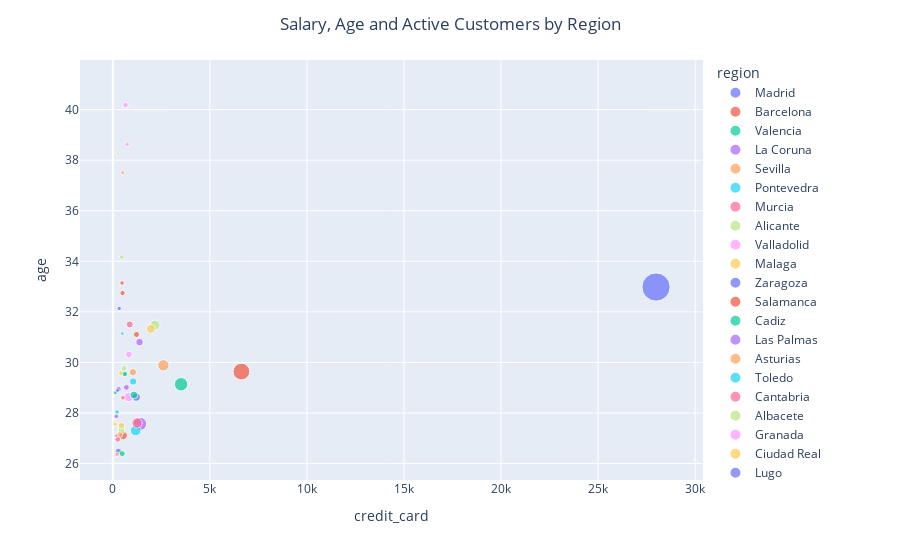

The code cell stored with this chart in its notebook:
### Code cell
x_y_size = {"credit_card": "sum", "age": "mean", "active_customer": "sum"}
four_feature_scatterer(df, "region", x_y_size, "Salary, Age and Active Customers by Region")

### Figure 1 — Plotly figure (JSON) as saved in the notebook; plotly's stock layout.template omitted (floating-point values rounded to 4 significant figures)
{"data": [{"hovertemplate": "region=Madrid<br>credit_card=%{x}<br>age=%{y}<br>active_customer=%{marker.size}<extra></extra>", "legendgroup": "Madrid", "marker": {"color": "#636efa", "size": [578261], "sizemode": "area", "sizeref": 1446.0, "symbol": "circle"}, "mode": "markers", "name": "Madrid", "orientation": "v", "showlegend": true, "type": "scatter", "x": [27985], "xaxis": "x", "y": [32.98], "yaxis": "y"}, {"hovertemplate": "region=Barcelona<br>credit_card=%{x}<br>age=%{y}<br>active_customer=%{marker.size}<extra></extra>", "legendgroup": "Barcelona", "marker": {"color": "#EF553B", "size": [203545], "sizemode": "area", "sizeref": 1446.0, "symbol": "circle"}, "mode": "markers", "name": "Barcelona", "orientation": "v", "showlegend": true, "type": "scatter", "x": [6622], "xaxis": "x", "y": [29.64], "yaxis": "y"}, {"hovertemplate": "region=Valencia<br>credit_card=%{x}<br>age=%{y}<br>active_customer=%{marker.size}<extra></extra>", "legendgroup": "Valencia", "marker": {"color": "#00cc96", "size": [130117], "sizemode": "area", "sizeref": 1446.0, "symbol": "circle"}, "mode": "markers", "name": "Valencia", "orientation": "v", "showlegend": true, "type": "scatter", "x": [3517], "xaxis": "x", "y": [29.14], "yaxis": "y"}, {"hovertemplate": "region=La Coruna<br>credit_card=%{x}<br>age=%{y}<br>active_customer=%{marker.size}<extra></extra>", "legendgroup": "La Coruna", "marker": {"color": "#ab63fa", "size": [125008], "sizemode": "area", "sizeref": 1446.0, "symbol": "circle"}, "mode": "markers", "name": "La Coruna", "orientation": "v", "showlegend": true, "type": "scatter", "x": [1404], "xaxis": "x", "y": [27.57], "yaxis": "y"}, {"hovertemplate": "region=Sevilla<br>credit_card=%{x}<br>age=%{y}<br>active_customer=%{marker.size}<extra></extra>", "legendgroup": "Sevilla", "marker": {"color": "#FFA15A", "size": [93600], "sizemode": "area", "sizeref": 1446.0, "symbol": "circle"}, "mode": "markers", "name": "Sevilla", "orientation": "v", "showlegend": true, "type": "scatter", "x": [2606], "xaxis": "x", "y": [29.89], "yaxis": "y"}, {"hovertemplate": "region=Pontevedra<br>credit_card=%{x}<br>age=%{y}<br>active_customer=%{marker.size}<extra></extra>", "legendgroup": "Pontevedra", "marker": {"color": "#19d3f3", "size": [82827], "sizemode": "area", "sizeref": 1446.0, "symbol": "circle"}, "mode": "markers", "name": "Pontevedra", "orientation": "v", "showlegend": true, "type": "scatter", "x": [1178], "xaxis": "x", "y": [27.31], "yaxis": "y"}, {"hovertemplate": "region=Murcia<br>credit_card=%{x}<br>age=%{y}<br>active_customer=%{marker.size}<extra></extra>", "legendgroup": "Murcia", "marker": {"color": "#FF6692", "size": [76060], "sizemode": "area", "sizeref": 1446.0, "symbol": "circle"}, "mode": "markers", "name": "Murcia", "orientation": "v", "showlegend": true, "type": "scatter", "x": [1248], "xaxis": "x", "y": [27.6], "yaxis": "y"}, {"hovertemplate": "region=Alicante<br>credit_card=%{x}<br>age=%{y}<br>active_customer=%{marker.size}<extra></extra>", "legendgroup": "Alicante", "marker": {"color": "#B6E880", "size": [75374], "sizemode": "area", "sizeref": 1446.0, "symbol": "circle"}, "mode": "markers", "name": "Alicante", "orientation": "v", "showlegend": true, "type": "scatter", "x": [2171], "xaxis": "x", "y": [31.47], "yaxis": "y"}, {"hovertemplate": "region=Valladolid<br>credit_card=%{x}<br>age=%{y}<br>active_customer=%{marker.size}<extra></extra>", "legendgroup": "Valladolid", "marker": {"color": "#FF97FF", "size": [61409], "sizemode": "area", "sizeref": 1446.0, "symbol": "circle"}, "mode": "markers", "name": "Valladolid", "orientation": "v", "showlegend": true, "type": "scatter", "x": [806], "xaxis": "x", "y": [28.63], "yaxis": "y"}, {"hovertemplate": "region=Malaga<br>credit_card=%{x}<br>age=%{y}<br>active_customer=%{marker.size}<extra></extra>", "legendgroup": "Malaga", "marker": {"color": "#FECB52", "size": [56227], "sizemode": "area", "sizeref": 1446.0, "symbol": "circle"}, "mode": "markers", "name": "Malaga", "orientation": "v", "showlegend": true, "type": "scatter", "x": [1955], "xaxis": "x", "y": [31.33], "yaxis": "y"}, {"hovertemplate": "region=Zaragoza<br>credit_card=%{x}<br>age=%{y}<br>active_customer=%{marker.size}<extra></extra>", "legendgroup": "Zaragoza", "marker": {"color": "#636efa", "size": [50599], "sizemode": "area", "sizeref": 1446.0, "symbol": "circle"}, "mode": "markers", "name": "Zaragoza", "orientation": "v", "showlegend": true, "type": "scatter", "x": [1205], "xaxis": "x", "y": [28.63], "yaxis": "y"}, {"hovertemplate": "region=Salamanca<br>credit_card=%{x}<br>age=%{y}<br>active_customer=%{marker.size}<extra></extra>", "legendgroup": "Salamanca", "marker": {"color": "#EF553B", "size": [49684], "sizemode": "area", "sizeref": 1446.0, "symbol": "circle"}, "mode": "markers", "name": "Salamanca", "orientation": "v", "showlegend": true, "type": "scatter", "x": [536], "xaxis": "x", "y": [27.11], "yaxis": "y"}, {"hovertemplate": "region=Cadiz<br>credit_card=%{x}<br>age=%{y}<br>active_customer=%{marker.size}<extra></extra>", "legendgroup": "Cadiz", "marker": {"color": "#00cc96", "size": [43431], "sizemode": "area", "sizeref": 1446.0, "symbol": "circle"}, "mode": "markers", "name": "Cadiz", "orientation": "v", "showlegend": true, "type": "scatter", "x": [1086], "xaxis": "x", "y": [28.72], "yaxis": "y"}, {"hovertemplate": "region=Las Palmas<br>credit_card=%{x}<br>age=%{y}<br>active_customer=%{marker.size}<extra></extra>", "legendgroup": "Las Palmas", "marker": {"color": "#ab63fa", "size": [41795], "sizemode": "area", "sizeref": 1446.0, "symbol": "circle"}, "mode": "markers", "name": "Las Palmas", "orientation": "v", "showlegend": true, "type": "scatter", "x": [1374], "xaxis": "x", "y": [30.8], "yaxis": "y"}, {"hovertemplate": "region=Asturias<br>credit_card=%{x}<br>age=%{y}<br>active_customer=%{marker.size}<extra></extra>", "legendgroup": "Asturias", "marker": {"color": "#FFA15A", "size": [41117], "sizemode": "area", "sizeref": 1446.0, "symbol": "circle"}, "mode": "markers", "name": "Asturias", "orientation": "v", "showlegend": true, "type": "scatter", "x": [1032], "xaxis": "x", "y": [29.61], "yaxis": "y"}, {"hovertemplate": "region=Toledo<br>credit_card=%{x}<br>age=%{y}<br>active_customer=%{marker.size}<extra></extra>", "legendgroup": "Toledo", "marker": {"color": "#19d3f3", "size": [39521], "sizemode": "area", "sizeref": 1446.0, "symbol": "circle"}, "mode": "markers", "name": "Toledo", "orientation": "v", "showlegend": true, "type": "scatter", "x": [1045], "xaxis": "x", "y": [29.25], "yaxis": "y"}, {"hovertemplate": "region=Cantabria<br>credit_card=%{x}<br>age=%{y}<br>active_customer=%{marker.size}<extra></extra>", "legendgroup": "Cantabria", "marker": {"color": "#FF6692", "size": [35260], "sizemode": "area", "sizeref": 1446.0, "symbol": "circle"}, "mode": "markers", "name": "Cantabria", "orientation": "v", "showlegend": true, "type": "scatter", "x": [874], "xaxis": "x", "y": [31.5], "yaxis": "y"}, {"hovertemplate": "region=Albacete<br>credit_card=%{x}<br>age=%{y}<br>active_customer=%{marker.size}<extra></extra>", "legendgroup": "Albacete", "marker": {"color": "#B6E880", "size": [34128], "sizemode": "area", "sizeref": 1446.0, "symbol": "circle"}, "mode": "markers", "name": "Albacete", "orientation": "v", "showlegend": true, "type": "scatter", "x": [445], "xaxis": "x", "y": [27.3], "yaxis": "y"}, {"hovertemplate": "region=Granada<br>credit_card=%{x}<br>age=%{y}<br>active_customer=%{marker.size}<extra></extra>", "legendgroup": "Granada", "marker": {"color": "#FF97FF", "size": [32364], "sizemode": "area", "sizeref": 1446.0, "symbol": "circle"}, "mode": "markers", "name": "Granada", "orientation": "v", "showlegend": true, "type": "scatter", "x": [832], "xaxis": "x", "y": [30.31], "yaxis": "y"}, {"hovertemplate": "region=Ciudad Real<br>credit_card=%{x}<br>age=%{y}<br>active_customer=%{marker.size}<extra></extra>", "legendgroup": "Ciudad Real", "marker": {"color": "#FECB52", "size": [31521], "sizemode": "area", "sizeref": 1446.0, "symbol": "circle"}, "mode": "markers", "name": "Ciudad Real", "orientation": "v", "showlegend": true, "type": "scatter", "x": [450], "xaxis": "x", "y": [27.49], "yaxis": "y"}, {"hovertemplate": "region=Lugo<br>credit_card=%{x}<br>age=%{y}<br>active_customer=%{marker.size}<extra></extra>", "legendgroup": "Lugo", "marker": {"color": "#636efa", "size": [29690], "sizemode": "area", "sizeref": 1446.0, "symbol": "circle"}, "mode": "markers", "name": "Lugo", "orientation": "v", "showlegend": true, "type": "scatter", "x": [293], "xaxis": "x", "y": [26.48], "yaxis": "y"}, {"hovertemplate": "region=Baleares<br>credit_card=%{x}<br>age=%{y}<br>active_customer=%{marker.size}<extra></extra>", "legendgroup": "Baleares", "marker": {"color": "#EF553B", "size": [27016], "sizemode": "area", "sizeref": 1446.0, "symbol": "circle"}, "mode": "markers", "name": "Baleares", "orientation": "v", "showlegend": true, "type": "scatter", "x": [1219], "xaxis": "x", "y": [31.1], "yaxis": "y"}, {"hovertemplate": "region=Badajoz<br>credit_card=%{x}<br>age=%{y}<br>active_customer=%{marker.size}<extra></extra>", "legendgroup": "Badajoz", "marker": {"color": "#00cc96", "size": [26080], "sizemode": "area", "sizeref": 1446.0, "symbol": "circle"}, "mode": "markers", "name": "Badajoz", "orientation": "v", "showlegend": true, "type": "scatter", "x": [482], "xaxis": "x", "y": [26.39], "yaxis": "y"}, {"hovertemplate": "region=Castellon<br>credit_card=%{x}<br>age=%{y}<br>active_customer=%{marker.size}<extra></extra>", "legendgroup": "Castellon", "marker": {"color": "#ab63fa", "size": [24693], "sizemode": "area", "sizeref": 1446.0, "symbol": "circle"}, "mode": "markers", "name": "Castellon", "orientation": "v", "showlegend": true, "type": "scatter", "x": [699], "xaxis": "x", "y": [29.01], "yaxis": "y"}, {"hovertemplate": "region=Caceres<br>credit_card=%{x}<br>age=%{y}<br>active_customer=%{marker.size}<extra></extra>", "legendgroup": "Caceres", "marker": {"color": "#FFA15A", "size": [24638], "sizemode": "area", "sizeref": 1446.0, "symbol": "circle"}, "mode": "markers", "name": "Caceres", "orientation": "v", "showlegend": true, "type": "scatter", "x": [357], "xaxis": "x", "y": [27.14], "yaxis": "y"}, {"hovertemplate": "region=Burgos<br>credit_card=%{x}<br>age=%{y}<br>active_customer=%{marker.size}<extra></extra>", "legendgroup": "Burgos", "marker": {"color": "#19d3f3", "size": [24608], "sizemode": "area", "sizeref": 1446.0, "symbol": "circle"}, "mode": "markers", "name": "Burgos", "orientation": "v", "showlegend": true, "type": "scatter", "x": [579], "xaxis": "x", "y": [29.56], "yaxis": "y"}, {"hovertemplate": "region=Orense<br>credit_card=%{x}<br>age=%{y}<br>active_customer=%{marker.size}<extra></extra>", "legendgroup": "Orense", "marker": {"color": "#FF6692", "size": [24551], "sizemode": "area", "sizeref": 1446.0, "symbol": "circle"}, "mode": "markers", "name": "Orense", "orientation": "v", "showlegend": true, "type": "scatter", "x": [255], "xaxis": "x", "y": [26.96], "yaxis": "y"}, {"hovertemplate": "region=Cordoba<br>credit_card=%{x}<br>age=%{y}<br>active_customer=%{marker.size}<extra></extra>", "legendgroup": "Cordoba", "marker": {"color": "#B6E880", "size": [24181], "sizemode": "area", "sizeref": 1446.0, "symbol": "circle"}, "mode": "markers", "name": "Cordoba", "orientation": "v", "showlegend": true, "type": "scatter", "x": [589], "xaxis": "x", "y": [29.76], "yaxis": "y"}, {"hovertemplate": "region=Vizcaya<br>credit_card=%{x}<br>age=%{y}<br>active_customer=%{marker.size}<extra></extra>", "legendgroup": "Vizcaya", "marker": {"color": "#FF97FF", "size": [22148], "sizemode": "area", "sizeref": 1446.0, "symbol": "circle"}, "mode": "markers", "name": "Vizcaya", "orientation": "v", "showlegend": true, "type": "scatter", "x": [655], "xaxis": "x", "y": [40.18], "yaxis": "y"}, {"hovertemplate": "region=Huelva<br>credit_card=%{x}<br>age=%{y}<br>active_customer=%{marker.size}<extra></extra>", "legendgroup": "Huelva", "marker": {"color": "#FECB52", "size": [20767], "sizemode": "area", "sizeref": 1446.0, "symbol": "circle"}, "mode": "markers", "name": "Huelva", "orientation": "v", "showlegend": true, "type": "scatter", "x": [427], "xaxis": "x", "y": [29.57], "yaxis": "y"}, {"hovertemplate": "region=La Rioja<br>credit_card=%{x}<br>age=%{y}<br>active_customer=%{marker.size}<extra></extra>", "legendgroup": "La Rioja", "marker": {"color": "#636efa", "size": [20434], "sizemode": "area", "sizeref": 1446.0, "symbol": "circle"}, "mode": "markers", "name": "La Rioja", "orientation": "v", "showlegend": true, "type": "scatter", "x": [291], "xaxis": "x", "y": [28.94], "yaxis": "y"}, {"hovertemplate": "region=Leon<br>credit_card=%{x}<br>age=%{y}<br>active_customer=%{marker.size}<extra></extra>", "legendgroup": "Leon", "marker": {"color": "#EF553B", "size": [20238], "sizemode": "area", "sizeref": 1446.0, "symbol": "circle"}, "mode": "markers", "name": "Leon", "orientation": "v", "showlegend": true, "type": "scatter", "x": [501], "xaxis": "x", "y": [32.74], "yaxis": "y"}, {"hovertemplate": "region=Tarragona<br>credit_card=%{x}<br>age=%{y}<br>active_customer=%{marker.size}<extra></extra>", "legendgroup": "Tarragona", "marker": {"color": "#00cc96", "size": [19355], "sizemode": "area", "sizeref": 1446.0, "symbol": "circle"}, "mode": "markers", "name": "Tarragona", "orientation": "v", "showlegend": true, "type": "scatter", "x": [624], "xaxis": "x", "y": [29.54], "yaxis": "y"}, {"hovertemplate": "region=Zamora<br>credit_card=%{x}<br>age=%{y}<br>active_customer=%{marker.size}<extra></extra>", "legendgroup": "Zamora", "marker": {"color": "#ab63fa", "size": [17365], "sizemode": "area", "sizeref": 1446.0, "symbol": "circle"}, "mode": "markers", "name": "Zamora", "orientation": "v", "showlegend": true, "type": "scatter", "x": [182], "xaxis": "x", "y": [27.87], "yaxis": "y"}, {"hovertemplate": "region=Lerida<br>credit_card=%{x}<br>age=%{y}<br>active_customer=%{marker.size}<extra></extra>", "legendgroup": "Lerida", "marker": {"color": "#FFA15A", "size": [16305], "sizemode": "area", "sizeref": 1446.0, "symbol": "circle"}, "mode": "markers", "name": "Lerida", "orientation": "v", "showlegend": true, "type": "scatter", "x": [208], "xaxis": "x", "y": [26.36], "yaxis": "y"}, {"hovertemplate": "region=Palencia<br>credit_card=%{x}<br>age=%{y}<br>active_customer=%{marker.size}<extra></extra>", "legendgroup": "Palencia", "marker": {"color": "#19d3f3", "size": [15985], "sizemode": "area", "sizeref": 1446.0, "symbol": "circle"}, "mode": "markers", "name": "Palencia", "orientation": "v", "showlegend": true, "type": "scatter", "x": [219], "xaxis": "x", "y": [28.04], "yaxis": "y"}, {"hovertemplate": "region=Gerona<br>credit_card=%{x}<br>age=%{y}<br>active_customer=%{marker.size}<extra></extra>", "legendgroup": "Gerona", "marker": {"color": "#FF6692", "size": [15970], "sizemode": "area", "sizeref": 1446.0, "symbol": "circle"}, "mode": "markers", "name": "Gerona", "orientation": "v", "showlegend": true, "type": "scatter", "x": [520], "xaxis": "x", "y": [28.6], "yaxis": "y"}, {"hovertemplate": "region=Almeria<br>credit_card=%{x}<br>age=%{y}<br>active_customer=%{marker.size}<extra></extra>", "legendgroup": "Almeria", "marker": {"color": "#B6E880", "size": [15687], "sizemode": "area", "sizeref": 1446.0, "symbol": "circle"}, "mode": "markers", "name": "Almeria", "orientation": "v", "showlegend": true, "type": "scatter", "x": [464], "xaxis": "x", "y": [34.16], "yaxis": "y"}, {"hovertemplate": "region=Santa Cruz de Tenerife<br>credit_card=%{x}<br>age=%{y}<br>active_customer=%{marker.size}<extra></extra>", "legendgroup": "Santa Cruz de Tenerife", "marker": {"color": "#FF97FF", "size": [15261], "sizemode": "area", "sizeref": 1446.0, "symbol": "circle"}, "mode": "markers", "name": "Santa Cruz de Tenerife", "orientation": "v", "showlegend": true, "type": "scatter", "x": [737], "xaxis": "x", "y": [38.63], "yaxis": "y"}, {"hovertemplate": "region=Cuenca<br>credit_card=%{x}<br>age=%{y}<br>active_customer=%{marker.size}<extra></extra>", "legendgroup": "Cuenca", "marker": {"color": "#FECB52", "size": [14644], "sizemode": "area", "sizeref": 1446.0, "symbol": "circle"}, "mode": "markers", "name": "Cuenca", "orientation": "v", "showlegend": true, "type": "scatter", "x": [118], "xaxis": "x", "y": [27.56], "yaxis": "y"}, {"hovertemplate": "region=Navarra<br>credit_card=%{x}<br>age=%{y}<br>active_customer=%{marker.size}<extra></extra>", "legendgroup": "Navarra", "marker": {"color": "#636efa", "size": [14464], "sizemode": "area", "sizeref": 1446.0, "symbol": "circle"}, "mode": "markers", "name": "Navarra", "orientation": "v", "showlegend": true, "type": "scatter", "x": [327], "xaxis": "x", "y": [32.13], "yaxis": "y"}, {"hovertemplate": "region=Jaen<br>credit_card=%{x}<br>age=%{y}<br>active_customer=%{marker.size}<extra></extra>", "legendgroup": "Jaen", "marker": {"color": "#EF553B", "size": [14416], "sizemode": "area", "sizeref": 1446.0, "symbol": "circle"}, "mode": "markers", "name": "Jaen", "orientation": "v", "showlegend": true, "type": "scatter", "x": [474], "xaxis": "x", "y": [33.14], "yaxis": "y"}, {"hovertemplate": "region=Avila<br>credit_card=%{x}<br>age=%{y}<br>active_customer=%{marker.size}<extra></extra>", "legendgroup": "Avila", "marker": {"color": "#00cc96", "size": [12134], "sizemode": "area", "sizeref": 1446.0, "symbol": "circle"}, "mode": "markers", "name": "Avila", "orientation": "v", "showlegend": true, "type": "scatter", "x": [134], "xaxis": "x", "y": [28.8], "yaxis": "y"}, {"hovertemplate": "region=Segovia<br>credit_card=%{x}<br>age=%{y}<br>active_customer=%{marker.size}<extra></extra>", "legendgroup": "Segovia", "marker": {"color": "#ab63fa", "size": [11667], "sizemode": "area", "sizeref": 1446.0, "symbol": "circle"}, "mode": "markers", "name": "Segovia", "orientation": "v", "showlegend": true, "type": "scatter", "x": [236], "xaxis": "x", "y": [28.89], "yaxis": "y"}, {"hovertemplate": "region=Guipuzcoa<br>credit_card=%{x}<br>age=%{y}<br>active_customer=%{marker.size}<extra></extra>", "legendgroup": "Guipuzcoa", "marker": {"color": "#FFA15A", "size": [11333], "sizemode": "area", "sizeref": 1446.0, "symbol": "circle"}, "mode": "markers", "name": "Guipuzcoa", "orientation": "v", "showlegend": true, "type": "scatter", "x": [511], "xaxis": "x", "y": [37.51], "yaxis": "y"}, {"hovertemplate": "region=Guadalajara<br>credit_card=%{x}<br>age=%{y}<br>active_customer=%{marker.size}<extra></extra>", "legendgroup": "Guadalajara", "marker": {"color": "#19d3f3", "size": [10470], "sizemode": "area", "sizeref": 1446.0, "symbol": "circle"}, "mode": "markers", "name": "Guadalajara", "orientation": "v", "showlegend": true, "type": "scatter", "x": [493], "xaxis": "x", "y": [31.14], "yaxis": "y"}, {"hovertemplate": "region=Huesca<br>credit_card=%{x}<br>age=%{y}<br>active_customer=%{marker.size}<extra></extra>", "legendgroup": "Huesca", "marker": {"color": "#FF6692", "size": [8951], "sizemode": "area", "sizeref": 1446.0, "symbol": "circle"}, "mode": "markers", "name": "Huesca", "orientation": "v", "showlegend": true, "type": "scatter", "x": [179], "xaxis": "x", "y": [27.1], "yaxis": "y"}, {"hovertemplate": "region=Alava<br>credit_card=%{x}<br>age=%{y}<br>active_customer=%{marker.size}<extra></extra>", "legendgroup": "Alava", "marker": {"color": "#B6E880", "size": [7812], "sizemode": "area", "sizeref": 1446.0, "symbol": "circle"}, "mode": "markers", "name": "Alava", "orientation": "v", "showlegend": true, "type": "scatter", "x": [268], "xaxis": "x", "y": [38.26], "yaxis": "y"}, {"hovertemplate": "region=Teruel<br>credit_card=%{x}<br>age=%{y}<br>active_customer=%{marker.size}<extra></extra>", "legendgroup": "Teruel", "marker": {"color": "#FF97FF", "size": [4669], "sizemode": "area", "sizeref": 1446.0, "symbol": "circle"}, "mode": "markers", "name": "Teruel", "orientation": "v", "showlegend": true, "type": "scatter", "x": [94], "xaxis": "x", "y": [26.3], "yaxis": "y"}, {"hovertemplate": "region=Soria<br>credit_card=%{x}<br>age=%{y}<br>active_customer=%{marker.size}<extra></extra>", "legendgroup": "Soria", "marker": {"color": "#FECB52", "size": [4122], "sizemode": "area", "sizeref": 1446.0, "symbol": "circle"}, "mode": "markers", "name": "Soria", "orientation": "v", "showlegend": true, "type": "scatter", "x": [74], "xaxis": "x", "y": [27.67], "yaxis": "y"}, {"hovertemplate": "region=Not_available<br>credit_card=%{x}<br>age=%{y}<br>active_customer=%{marker.size}<extra></extra>", "legendgroup": "Not_available", "marker": {"color": "#636efa", "size": [1506], "sizemode": "area", "sizeref": 1446.0, "symbol": "circle"}, "mode": "markers", "name": "Not_available", "orientation": "v", "showlegend": true, "type": "scatter", "x": [131], "xaxis": "x", "y": [41.01], "yaxis": "y"}, {"hovertemplate": "region=Ceuta<br>credit_card=%{x}<br>age=%{y}<br>active_customer=%{marker.size}<extra></extra>", "legendgroup": "Ceuta", "marker": {"color": "#EF553B", "size": [1331], "sizemode": "area", "sizeref": 1446.0, "symbol": "circle"}, "mode": "markers", "name": "Ceuta", "orientation": "v", "showlegend": true, "type": "scatter", "x": [87], "xaxis": "x", "y": [36.55], "yaxis": "y"}, {"hovertemplate": "region=Melilla<br>credit_card=%{x}<br>age=%{y}<br>active_customer=%{marker.size}<extra></extra>", "legendgroup": "Melilla", "marker": {"color": "#00cc96", "size": [1012], "sizemode": "area", "sizeref": 1446.0, "symbol": "circle"}, "mode": "markers", "name": "Melilla", "orientation": "v", "showlegend": true, "type": "scatter", "x": [68], "xaxis": "x", "y": [33.76], "yaxis": "y"}], "layout": {"barmode": "overlay", "legend": {"itemsizing": "constant", "title": {"text": "region"}, "tracegroupgap": 0}, "margin": {"t": 60}, "title": {"text": "Salary, Age and Active Customers by Region", "x": 0.5, "xanchor": "center"}, "xaxis": {"anchor": "y", "domain": [0, 1], "title": {"text": "credit_card"}}, "yaxis": {"anchor": "x", "domain": [0, 1], "title": {"text": "age"}}}}
